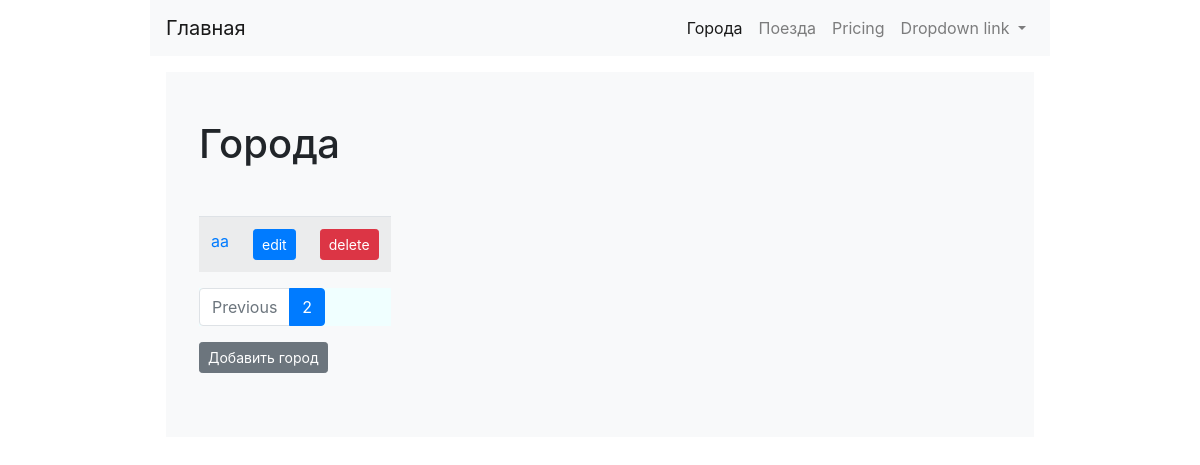
Page /cities/?page=2 on the earlier database version.
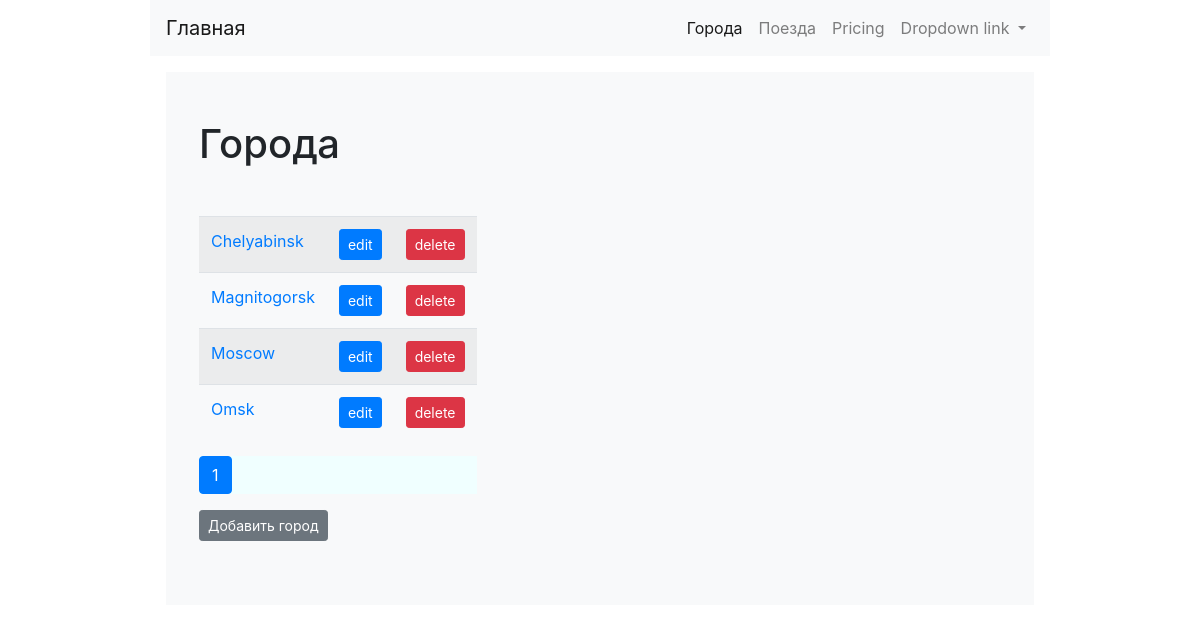
Same page on the later database version.
### cities/models.py (models this page shows, shortened)
class City(models.Model):
    name = models.CharField(max_length=100, unique=True, verbose_name='Город')
    class Meta:
        verbose_name = 'Город'
        verbose_name_plural = 'Города'
        ordering = ['name']

### cities/views.py (the view)
# urls.py: 2. Add a URL to urlpatterns:  path('', views.home, name='home')
def home(request):
    cities = City.objects.all()
    ids = City.objects.all().values('id')
    paginator = Paginator(cities, 4)
    page = request.GET.get('page')
    cities = paginator.get_page(page)
    return render(request,'cities/home.html',  {'object_list':cities, 'id_list': ids, })

### cities/templates/cities/home.html (shortened to what this page needs)
{% extends "base.html"%}
{%block content%}
<div class="position-relative overflow-hidden m-md-3 text-center bg-light">
    <div class=" p-lg-5">
    <div class="row">
        <div class='text-left'>
            <h1 class="mb-5">Города</h1>
            <table class="table table-striped">
                <tbody>
                    {% for city in object_list %}
                    <tr>
                        <td><a href='{% url "city:detail" pk=city.pk%}'>{{city.name}}</a></td>
                        <td><a href='{% url "city:update" pk=city.pk%}'><button type="button" class="btn btn-primary btn-sm">edit</button></a></td>
                        <td><a href='{% url "city:delete" pk=city.pk%}'><button type="button" class="btn btn-danger btn-sm">delete</button></a></td>
                    </tr>
                    {% endfor %}
                </tbody>
            </table>
            <nav aria-label="...">
                <ul class="pagination">
                    {% if object_list.has_previous %}
                    <li class="page-item disabled">
                        <a href="?page={{ object_list.previous_page_number }}"><span class="page-link">Previous</span></a>
                    </li>
                    {% endif %}
                  <li class="page-item active">
                    <span class="page-link">
                        {{ object_list.number }}
                    </span>
                  </li>
                </ul>
              </nav>
            <p><a href="{% url 'city:add'%}"><button type="button" class="btn btn-secondary btn-sm">Добавить город</button></a></p>
        </div>
    </div>
    </div>
</div class="col-md-5 p-lg-5 mx-auto my-5">
{%endblock%}

Differences in the rows shown:
removed City: name "aa"
added City: name "Chelyabinsk"
added City: name "Magnitogorsk"
added City: name "Moscow"
now on this page (row unchanged): City: name "Omsk"
Other differences:
{{ object_list.number }}: "2" → "1"
text no longer shown: "Previous"
